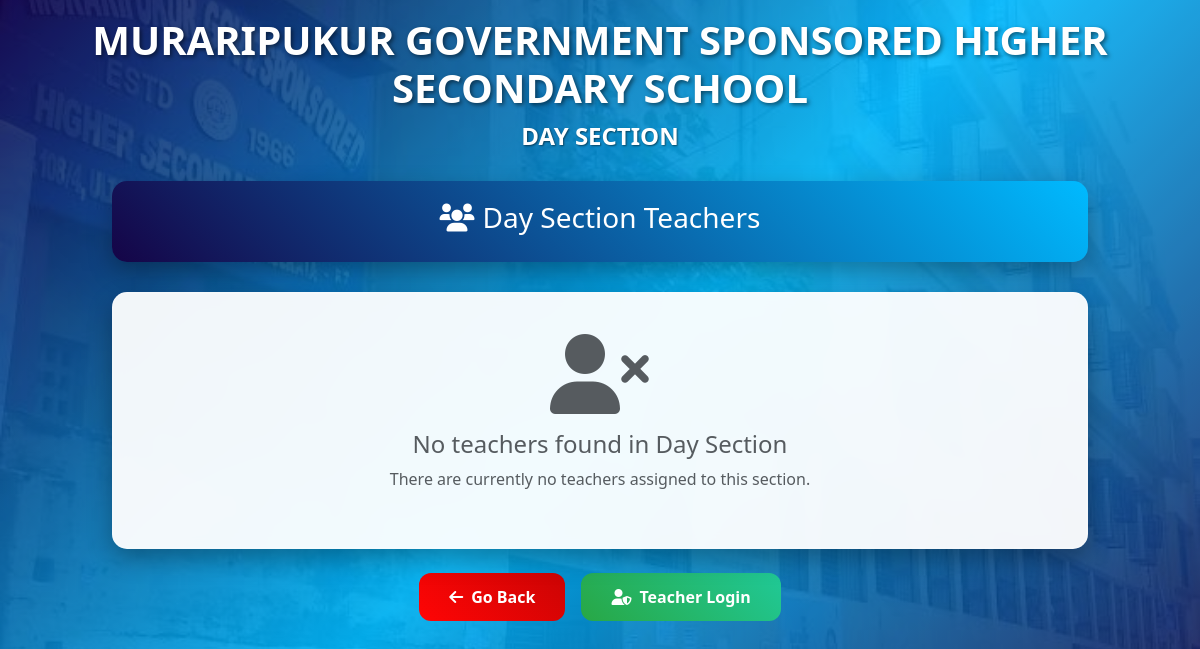
The page /teacher/day/ on the database as committed earlier.
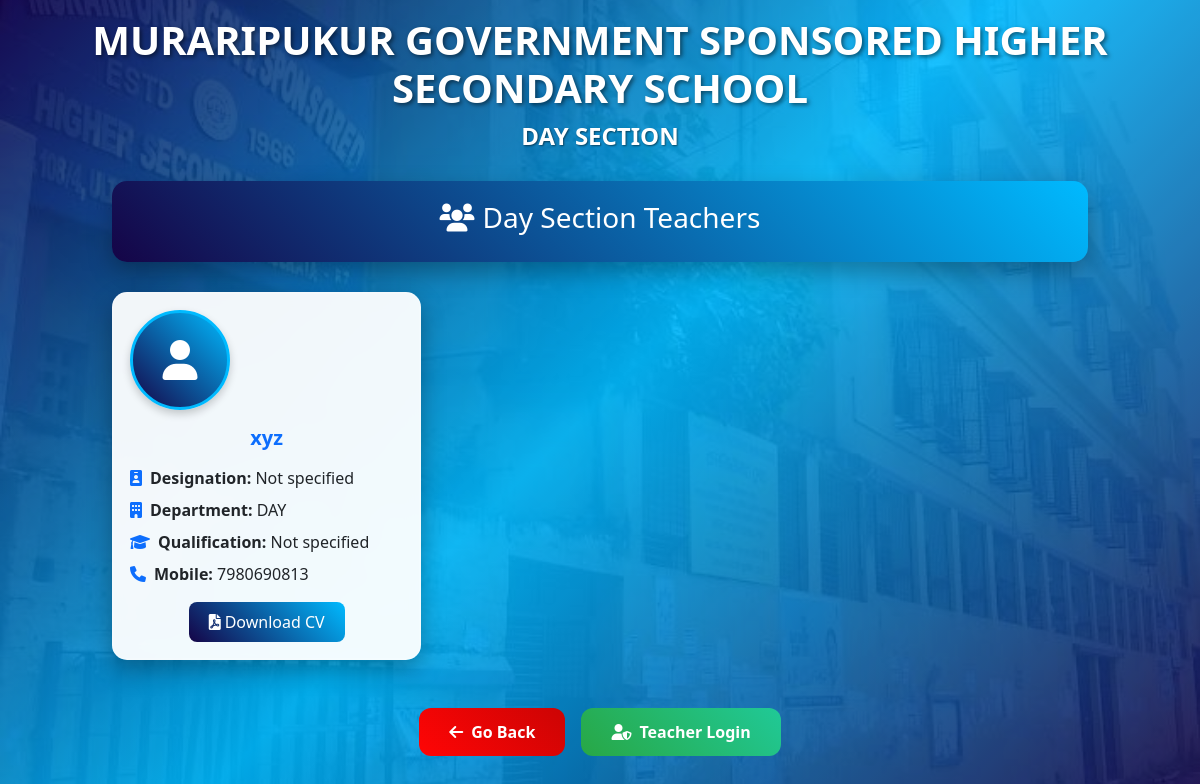
The same page on the database as committed later.
### teacher/models.py (models this page shows, shortened)
class Teacher(models.Model):
    teacher = models.CharField(max_length=20)
    password = models.CharField(max_length=10)
    mobile = models.IntegerField(null=True, blank=True)
    img = models.ImageField(upload_to='teacher_image', null=True, blank=True)
    pdf_document = models.FileField(upload_to='teacher_cv', null=True, blank=True)
    designation=models.CharField(max_length=10, null=True, blank=True)
    qualification=models.CharField(max_length=20, null=True, blank=True)
    department=models.CharField(max_length=10, null=True, blank=True)

### teacher/views.py (the view)
# urls.py: path('day/', views.day_section, name='day'),
def day_section(request):
    day_teachers = Teacher.objects.filter(department='DAY')
    return render(request, 'day.html', {
        'teachers': day_teachers,
        'section': 'Day Section'
    })

### teacher/templates/day.html (shortened to what the changed rows need)
{% load static %}
<!DOCTYPE html>
<html lang="en">
<head>
    <link href="https://cdn.jsdelivr.net/npm/bootstrap@5.3.0/dist/css/bootstrap.min.css" rel="stylesheet">
    <link rel="stylesheet" href="https://cdnjs.cloudflare.com/ajax/libs/font-awesome/6.0.0/css/all.min.css">
    <link rel="stylesheet" href="{% static 'home_page.css' %}">
</head>
<body>
    <div class="container-fluid">
        <div class="text-center mb-4 pt-3">
            <h1 class="header-title">MURARIPUKUR GOVERNMENT SPONSORED HIGHER SECONDARY SCHOOL</h1>
            <h2 class="header-subtitle">{{ section|upper }}</h2>
        </div>
        <div class="row justify-content-center">
            <div class="col-lg-10">
                {% if teachers %}
                    <div class="row">
                        {% for teacher in teachers %}
                            <div class="col-lg-4 col-md-6 mb-4">
                                <div class="card teacher-card h-100">
                                    <div class="card-body text-center">
                                        {% if teacher.img %}
                                            <img src="{{ teacher.img.url }}" alt="{{ teacher.teacher }}" class="teacher-image mb-3">
                                        {% else %}
                                            <div class="no-image mb-3">
                                                <i class="fas fa-user"></i>
                                            </div>
                                        {% endif %}
                                        <h5 class="card-title text-primary fw-bold">{{ teacher.teacher }}</h5>
                                        <div class="text-start mt-3">
                                            <p class="mb-2"><strong><i class="fas fa-id-badge me-2 text-primary"></i>Designation:</strong> {{ teacher.designation|default:"Not specified" }}</p>
                                            <p class="mb-2"><strong><i class="fas fa-building me-2 text-primary"></i>Department:</strong> {{ teacher.department|default:"Not specified" }}</p>
                                            <p class="mb-2"><strong><i class="fas fa-graduation-cap me-2 text-primary"></i>Qualification:</strong> {{ teacher.qualification|default:"Not specified" }}</p>
                                            <p class="mb-2"><strong><i class="fas fa-phone me-2 text-primary"></i>Mobile:</strong> {{ teacher.mobile|default:"Not provided" }}</p>
                                        </div>
                                        {% if teacher.pdf_document %}
                                            <div class="mt-3">
                                                <a href="{{ teacher.pdf_document.url }}" target="_blank" class="btn btn-cv">
                                                    <i class="fas fa-file-pdf me-1"></i>Download CV
                                                </a>
                                            </div>
                                        {% endif %}
                                    </div>
                                </div>
                            </div>
                        {% endfor %}
                    </div>
                {% else %}
                    <div class="text-center">
                        <div class="no-data-card">
                            <i class="fas fa-user-times fa-5x text-muted mb-3"></i>
                            <h4 class="text-muted">No teachers found in {{ section }}</h4>
                            <p class="text-muted">There are currently no teachers assigned to this section.</p>
                        </div>
                    </div>
                {% endif %}
            </div>
        </div>
    </div>
</body>
</html>

Rows that differ between the two databases and show on the page:
now on this page (row edited): Teacher: teacher "xyz", designation "Not specified", department "DAY", qualification "Not specified", mobile "7980690813"
Other text that changed with them:
{{ section }}: "Day Section" → (not shown)
text no longer shown: "No teachers found in There are currently no teachers assigned to this section."
